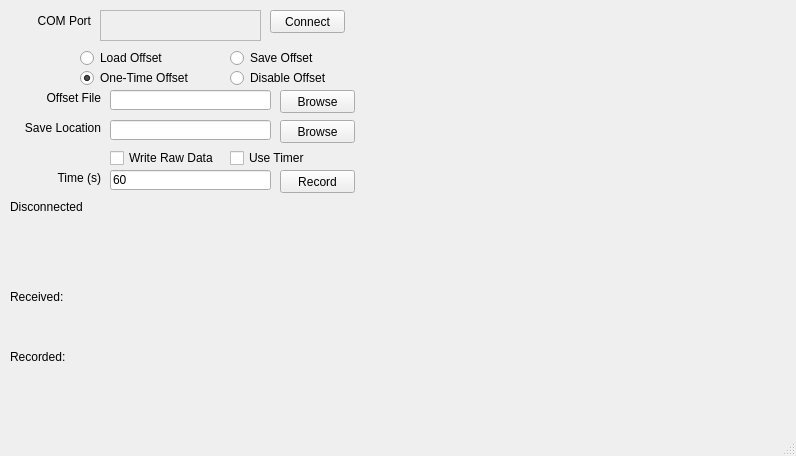
<?xml version="1.0" encoding="UTF-8"?>
<ui version="4.0">
 <class>ESAIMU_RecorderUI</class>
 <widget class="QMainWindow" name="ESAIMU_RecorderUI">
  <property name="geometry">
   <rect>
    <x>0</x>
    <y>0</y>
    <width>796</width>
    <height>456</height>
   </rect>
  </property>
  <property name="windowTitle">
   <string>IMU Recorder</string>
  </property>
  <widget class="QWidget" name="centralwidget">
   <widget class="QPushButton" name="ConnectButton">
    <property name="geometry">
     <rect>
      <x>270</x>
      <y>10</y>
      <width>75</width>
      <height>23</height>
     </rect>
    </property>
    <property name="text">
     <string>Connect</string>
    </property>
   </widget>
   <widget class="QLabel" name="label">
    <property name="geometry">
     <rect>
      <x>20</x>
      <y>10</y>
      <width>71</width>
      <height>21</height>
     </rect>
    </property>
    <property name="text">
     <string>COM Port</string>
    </property>
    <property name="alignment">
     <set>Qt::AlignRight|Qt::AlignTrailing|Qt::AlignVCenter</set>
    </property>
   </widget>
   <widget class="QLabel" name="label_2">
    <property name="geometry">
     <rect>
      <x>20</x>
      <y>120</y>
      <width>81</width>
      <height>16</height>
     </rect>
    </property>
    <property name="text">
     <string>Save Location</string>
    </property>
    <property name="alignment">
     <set>Qt::AlignRight|Qt::AlignTrailing|Qt::AlignVCenter</set>
    </property>
   </widget>
   <widget class="QLineEdit" name="SavePath">
    <property name="geometry">
     <rect>
      <x>110</x>
      <y>120</y>
      <width>161</width>
      <height>20</height>
     </rect>
    </property>
   </widget>
   <widget class="QPushButton" name="BrowseSaveButton">
    <property name="geometry">
     <rect>
      <x>280</x>
      <y>120</y>
      <width>75</width>
      <height>23</height>
     </rect>
    </property>
    <property name="text">
     <string>Browse</string>
    </property>
   </widget>
   <widget class="QCheckBox" name="checkBox">
    <property name="geometry">
     <rect>
      <x>110</x>
      <y>150</y>
      <width>111</width>
      <height>16</height>
     </rect>
    </property>
    <property name="text">
     <string>Write Raw Data</string>
    </property>
   </widget>
   <widget class="QPushButton" name="BrowseOffsetButton">
    <property name="geometry">
     <rect>
      <x>280</x>
      <y>90</y>
      <width>75</width>
      <height>23</height>
     </rect>
    </property>
    <property name="text">
     <string>Browse</string>
    </property>
   </widget>
   <widget class="QLabel" name="label_3">
    <property name="geometry">
     <rect>
      <x>10</x>
      <y>90</y>
      <width>91</width>
      <height>16</height>
     </rect>
    </property>
    <property name="text">
     <string>Offset File</string>
    </property>
    <property name="alignment">
     <set>Qt::AlignRight|Qt::AlignTrailing|Qt::AlignVCenter</set>
    </property>
   </widget>
   <widget class="QLineEdit" name="OffsetPath">
    <property name="geometry">
     <rect>
      <x>110</x>
      <y>90</y>
      <width>161</width>
      <height>20</height>
     </rect>
    </property>
   </widget>
   <widget class="QLabel" name="StatusText">
    <property name="geometry">
     <rect>
      <x>10</x>
      <y>200</y>
      <width>341</width>
      <height>91</height>
     </rect>
    </property>
    <property name="text">
     <string>Disconnected</string>
    </property>
    <property name="alignment">
     <set>Qt::AlignLeading|Qt::AlignLeft|Qt::AlignTop</set>
    </property>
   </widget>
   <widget class="QPushButton" name="RecordButton">
    <property name="geometry">
     <rect>
      <x>280</x>
      <y>170</y>
      <width>75</width>
      <height>23</height>
     </rect>
    </property>
    <property name="text">
     <string>Record</string>
    </property>
   </widget>
   <widget class="QRadioButton" name="radioLoadOffset">
    <property name="geometry">
     <rect>
      <x>80</x>
      <y>50</y>
      <width>141</width>
      <height>16</height>
     </rect>
    </property>
    <property name="text">
     <string>Load Offset</string>
    </property>
   </widget>
   <widget class="QRadioButton" name="radioSaveOffset">
    <property name="geometry">
     <rect>
      <x>230</x>
      <y>50</y>
      <width>111</width>
      <height>16</height>
     </rect>
    </property>
    <property name="text">
     <string>Save Offset</string>
    </property>
   </widget>
   <widget class="QRadioButton" name="radioNoOffset">
    <property name="geometry">
     <rect>
      <x>230</x>
      <y>70</y>
      <width>111</width>
      <height>16</height>
     </rect>
    </property>
    <property name="text">
     <string>Disable Offset</string>
    </property>
   </widget>
   <widget class="QRadioButton" name="radioOneTimeOffset">
    <property name="geometry">
     <rect>
      <x>80</x>
      <y>70</y>
      <width>141</width>
      <height>16</height>
     </rect>
    </property>
    <property name="text">
     <string>One-Time Offset</string>
    </property>
    <property name="checked">
     <bool>true</bool>
    </property>
   </widget>
   <widget class="QLabel" name="StatusText_2">
    <property name="geometry">
     <rect>
      <x>10</x>
      <y>290</y>
      <width>91</width>
      <height>16</height>
     </rect>
    </property>
    <property name="text">
     <string>Received: </string>
    </property>
    <property name="alignment">
     <set>Qt::AlignLeading|Qt::AlignLeft|Qt::AlignTop</set>
    </property>
   </widget>
   <widget class="QLabel" name="ReceivedNumber">
    <property name="geometry">
     <rect>
      <x>110</x>
      <y>290</y>
      <width>221</width>
      <height>51</height>
     </rect>
    </property>
    <property name="text">
     <string/>
    </property>
    <property name="alignment">
     <set>Qt::AlignLeading|Qt::AlignLeft|Qt::AlignTop</set>
    </property>
   </widget>
   <widget class="QCheckBox" name="checkBox_2">
    <property name="geometry">
     <rect>
      <x>230</x>
      <y>150</y>
      <width>111</width>
      <height>16</height>
     </rect>
    </property>
    <property name="text">
     <string>Use Timer</string>
    </property>
   </widget>
   <widget class="QLabel" name="StatusText_3">
    <property name="geometry">
     <rect>
      <x>10</x>
      <y>350</y>
      <width>91</width>
      <height>16</height>
     </rect>
    </property>
    <property name="text">
     <string>Recorded:</string>
    </property>
    <property name="alignment">
     <set>Qt::AlignLeading|Qt::AlignLeft|Qt::AlignTop</set>
    </property>
   </widget>
   <widget class="QLabel" name="RecordTime">
    <property name="geometry">
     <rect>
      <x>110</x>
      <y>350</y>
      <width>211</width>
      <height>71</height>
     </rect>
    </property>
    <property name="text">
     <string/>
    </property>
    <property name="alignment">
     <set>Qt::AlignLeading|Qt::AlignLeft|Qt::AlignTop</set>
    </property>
   </widget>
   <widget class="QLineEdit" name="SavePath_2">
    <property name="geometry">
     <rect>
      <x>110</x>
      <y>170</y>
      <width>161</width>
      <height>20</height>
     </rect>
    </property>
    <property name="text">
     <string>60</string>
    </property>
   </widget>
   <widget class="QLabel" name="label_4">
    <property name="geometry">
     <rect>
      <x>20</x>
      <y>170</y>
      <width>81</width>
      <height>16</height>
     </rect>
    </property>
    <property name="text">
     <string>Time (s)</string>
    </property>
    <property name="alignment">
     <set>Qt::AlignRight|Qt::AlignTrailing|Qt::AlignVCenter</set>
    </property>
   </widget>
   <widget class="QLabel" name="ValueText">
    <property name="geometry">
     <rect>
      <x>380</x>
      <y>10</y>
      <width>401</width>
      <height>411</height>
     </rect>
    </property>
    <property name="text">
     <string/>
    </property>
    <property name="alignment">
     <set>Qt::AlignLeading|Qt::AlignLeft|Qt::AlignTop</set>
    </property>
   </widget>
   <widget class="QFrame" name="ComPortSelectBox">
    <property name="geometry">
     <rect>
      <x>100</x>
      <y>10</y>
      <width>161</width>
      <height>31</height>
     </rect>
    </property>
    <property name="frameShape">
     <enum>QFrame::StyledPanel</enum>
    </property>
    <property name="frameShadow">
     <enum>QFrame::Raised</enum>
    </property>
   </widget>
  </widget>
  <widget class="QStatusBar" name="statusbar"/>
 </widget>
 <resources/>
 <connections/>
</ui>
